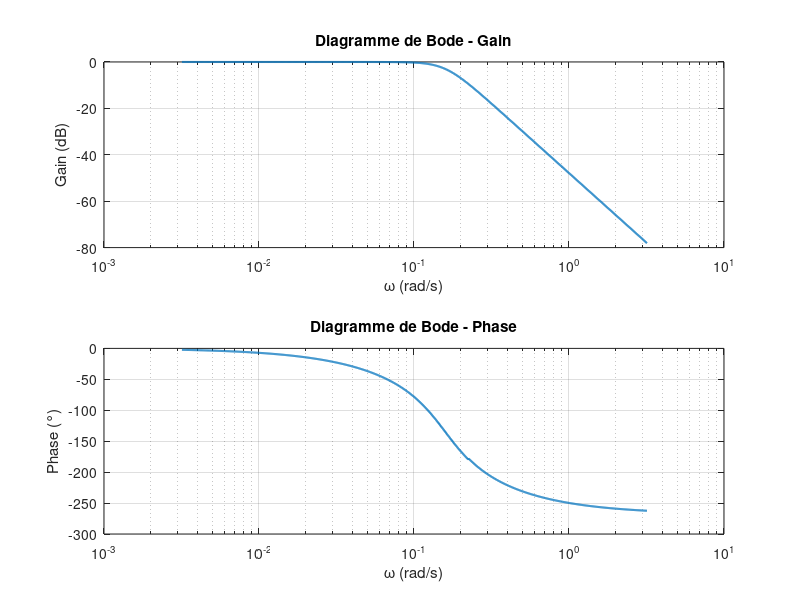

This chart was generated by the following MATLAB code:
clc; clear; close all;

% Paramètres
wc = 0.5;

% Définition des pôles complexes
P2 = wc * exp(1j * 2*pi/3);
P3 = wc * exp(1j * pi);
P4 = wc * exp(1j * 4*pi/3);

% Vecteur de pulsations
w = logspace(-2, 1, 1000); % de 0.01 à 10 rad/s
s = 1j * w;

% Fonction de transfert H(s)
Hs = (wc^3) ./ ((s - P2) .* (s - P3) .* (s - P4));

% Calcul du gain (module) et de la phase
gain = abs(Hs);
phase = unwrap(angle(Hs) * 180/pi); % en degrés

% Tracé du Bode
figure;

subplot(2,1,1);
semilogx(w/pi, 20*log10(gain), 'LineWidth', 1.5);
grid on;
xlabel('\omega (rad/s)');
ylabel('Gain (dB)');
title('Diagramme de Bode - Gain');

subplot(2,1,2);
semilogx(w/pi, phase, 'LineWidth', 1.5);
grid on;
xlabel('\omega (rad/s)');
ylabel('Phase (°)');
title('Diagramme de Bode - Phase');
